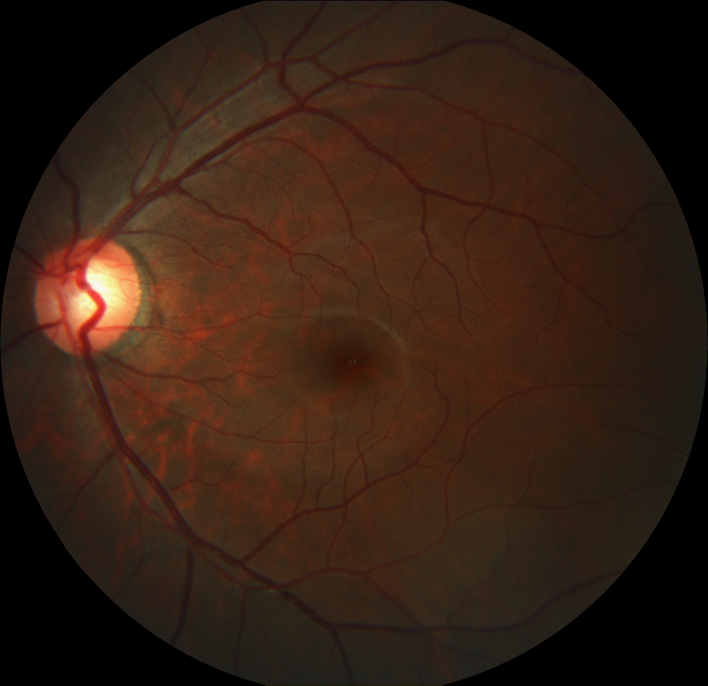
#> input picture Notebooks/input.jpg, 2124 x 2056 px (shown at 1/3 size)
$ jupyter execute --allow-errors ImageProcessing.ipynb
#> lines starting #> are read from the running program, lines starting #| are printed output that depends on the picture
[cell 1]
import cv2
import numpy as np
from matplotlib import pyplot as plt
import extcolors

[cell 2]
img = cv2.imread("input.jpg")
#> img is the input picture: shape (2056, 2124, 3); mean B, G, R 20.1, 32, 53

[cell 3]
plt.imshow(img)

#> (a cell that did not finish here is left out)

[cell 5]
convertedImg = cv2.cvtColor(img,cv2.COLOR_BGR2RGB)

[cell 6]
plt.imshow(convertedImg)

[cell 7]
convertedImg

[cell 8]
convertedImg.shape
#> Out = (2056, 2124, 3)

[cell 9]
IMAGE_SIZE = (128,128)

[cell 10]
resize = cv2.resize(convertedImg,IMAGE_SIZE)
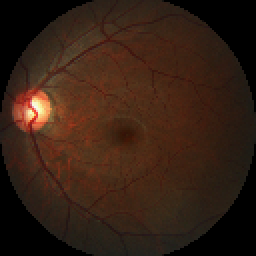
#> resize: shape (128, 128, 3) (shown 2 times larger); mean R, G, B 52.9, 31.9, 20

[cell 11]
help(cv2.resize)

[cell 12]
plt.imshow(resize)

[cell 13]
resize.shape
#> Out = (128, 128, 3)

[cell 14]
grayConverted = cv2.cvtColor(resize,cv2.COLOR_RGB2GRAY)
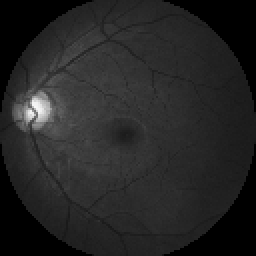
#> grayConverted: shape (128, 128) (shown 2 times larger); min 0, max 247, mean 36.8

[cell 15]
plt.imshow(grayConverted)

[cell 16]
grayConverted.shape
#> Out = (128, 128)

[cell 17]
grayConverted[0]
#> Out = 128 values, max 38 at index 62, min 0 at index 0, mean 9.59

[cell 18]
grayConverted[80]
#> Out = 128 values, max 73 at index 34, min 0 at index 0, mean 43.57

[cell 19]
[0-255]
[0-1]

[cell 20]
scaledImage = grayConverted/255

[cell 21]
plt.imshow(scaledImage)

[cell 22]
scaledImage[80]
#> Out = 128 values, max 0.286 at index 34, min 0 at index 0, mean 0.171
